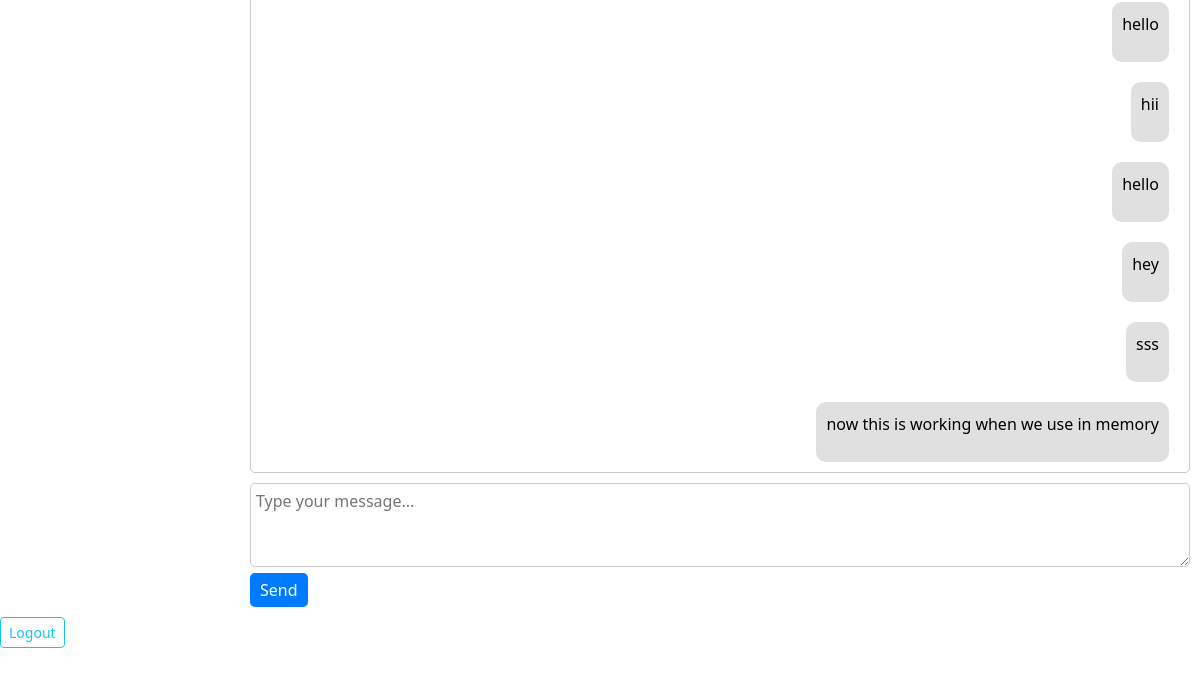
Page /?user=gauri (signed in, lower part) on the earlier database version.
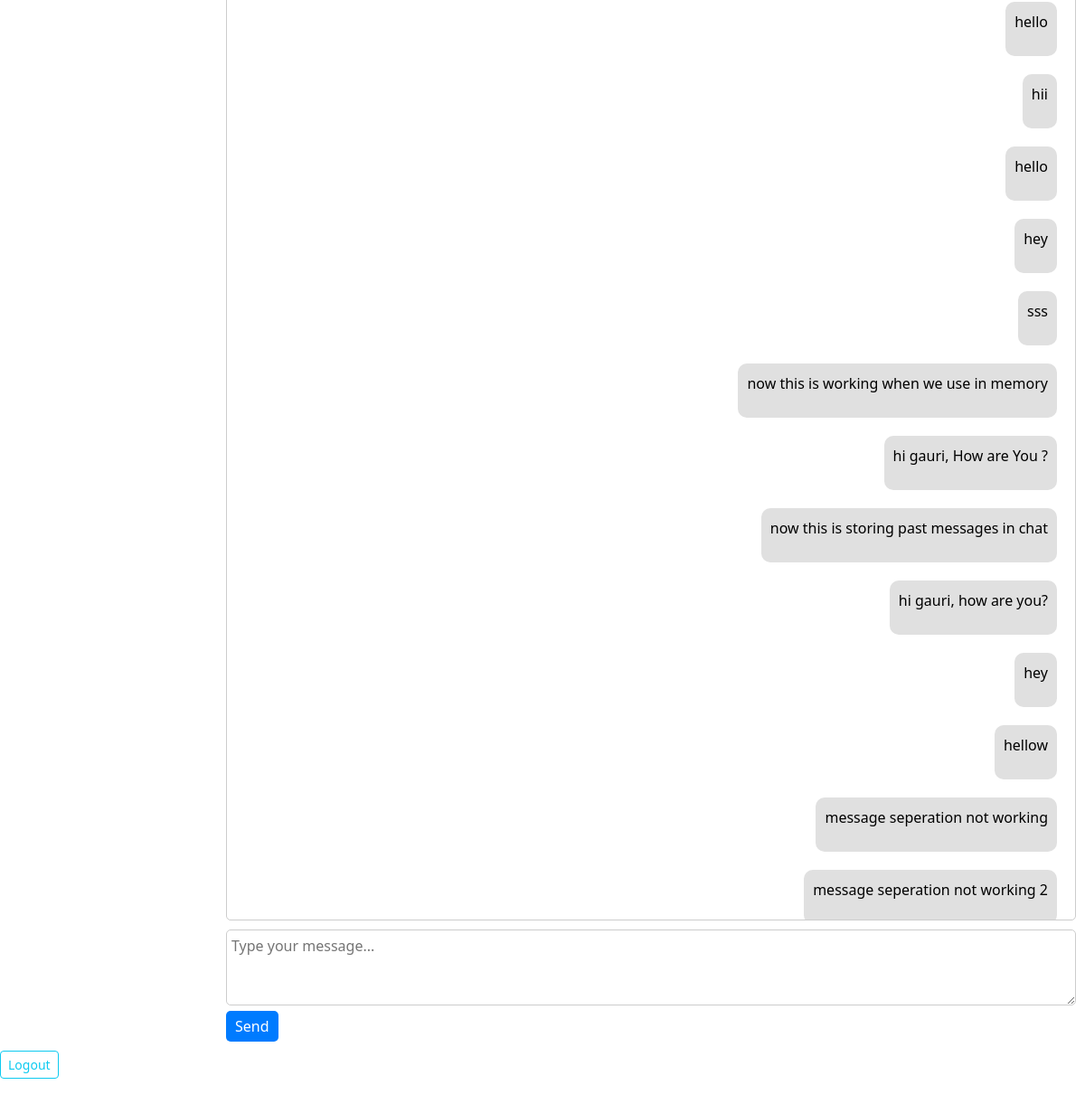
Same page on the later database version.
### app/models.py (models this page shows, shortened)
class Message(models.Model):
    chat = models.ForeignKey(to=Mychats, on_delete=models.CASCADE, related_name='messages')
    user = models.ForeignKey(to=User, on_delete=models.CASCADE)
    msg = models.TextField()
    timestamp = models.DateTimeField(auto_now_add=True)

### app/views.py (the view)
# urls.py: path('',index,name='index'),
@login_required
def index(request):
    frnd_name = request.GET.get('user', None)
    mychats_data = None
    messages = None
    if frnd_name:
        frnd_ = User.objects.filter(username=frnd_name).first()
        if frnd_:
            mychats_data = Mychats.objects.filter(me=request.user, frnd=frnd_).first()
            if not mychats_data:
                mychats_data = Mychats.objects.filter(me=frnd_, frnd=request.user).first()
            if mychats_data:
                messages = Message.objects.filter(chat=mychats_data).order_by('timestamp')
    frnds = User.objects.exclude(pk=request.user.id)
    return render(request, 'index.html', {
        'my': mychats_data,
        'chats': messages,  # Pass the messages to the template
        'frnds': frnds
    })

### app/templates/index.html (shortened to what this page needs)
<!DOCTYPE html>
<html lang="en">
<head>
    <link href="https://cdn.jsdelivr.net/npm/bootstrap@5.3.2/dist/css/bootstrap.min.css" rel="stylesheet">
</head>
<body>
    <div class="main">
        <div class="d-flex align-items-start chat-container">
            <div class="chat-content">
                <div class="chat-messages">
                    {% if chats %}
                        {% for chat in chats %}
                            {% if chat.user == request.user %}
                                <div class="chat-card">
                                    <p>{{ chat.msg }}</p>
                                </div>
                            {% else %}
                                <div class="otherchat">
                                    <p>{{ chat.msg }}</p>
                                </div>
                            {% endif %}
                        {% endfor %}
                    {% else %}
                        <p>No messages to display.</p>
                    {% endif %}
                </div>
                <div>
                    <textarea class="message-input" cols="100" rows="3" placeholder="Type your message..."></textarea>
                    <button class="send-button">Send</button>
                </div>
            </div>
        </div>
    </div>
    <a href="{% url 'logout' %}" class="btn btn-outline-info btn-sm ">Logout</a>
</body>
</html>

### app/templates/index.html (style rules this page uses)
.chat-container { display: flex; }
.chat-content { width: 80%; background-color: #fff; padding: 10px; }
.chat-messages { height: 70vh; overflow-y: auto; border: 1px solid #ccc; border-radius: 5px; padding: 10px; }
.message-input { width: 100%; border: 1px solid #ccc; border-radius: 5px; padding: 5px; margin-top: 10px; }
.send-button { background-color: #007bff; color: #fff; border: none; border-radius: 5px; padding: 5px 10px; cursor: pointer; }
.chat-card { background-color: #e0e0e0; color: #000; max-width: 60%; padding: 10px; border-radius: 10px; margin: 10px; clear: both; word-wrap: break-word; float: right; }

Differences in the rows shown:
added Message: msg "hi gauri, How are You ?"
added Message: msg "now this is storing past messages in chat"
added Message: msg "hi gauri, how are you?"
added Message: msg "hey"
added Message: msg "hellow"
added Message: msg "message seperation not working"
added Message: msg "message seperation not working 2"
